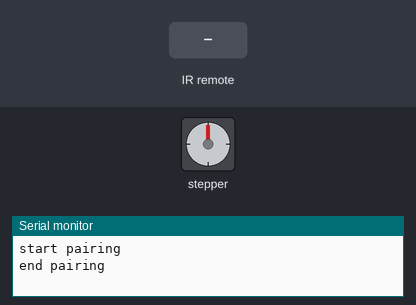
This sketch was run on a simulated Arduino Uno, built with avr-gcc and run on an emulated ATmega328P. On the bench: stepper motor, the last lines printed to the serial monitor. Wiring (inferred from the names in the program): IR receiver: data pin 2. The test bench sets the inputs (shaded band). Stepper angles assume 200 steps per turn.

Above: at 1.2 s.
1.3 s: infrared code 0xA received
At 2.4 s:
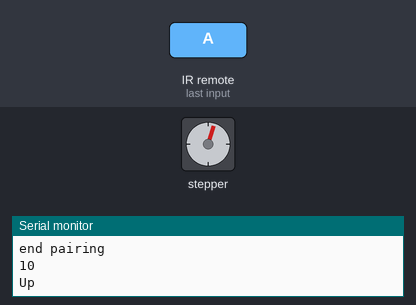
3.1 s: infrared code 0xA received
At 3.7 s:
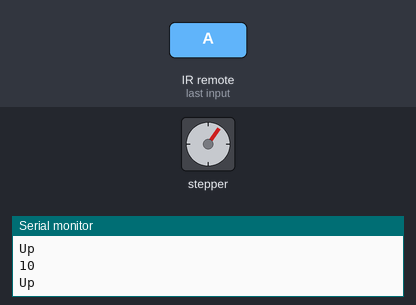
4.9 s: infrared code 0x5C received
At 6.5 s:
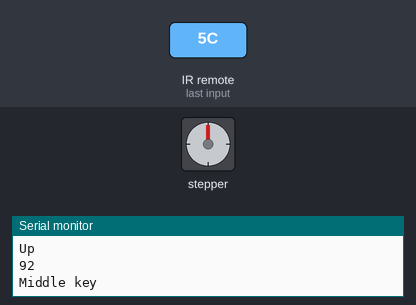
6.8 s: infrared code 0xC received
At 7.8 s:
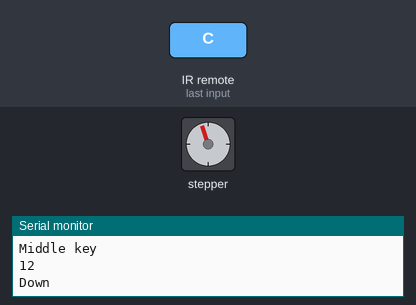
8.6 s: infrared code 0xC received
At 10.3 s:
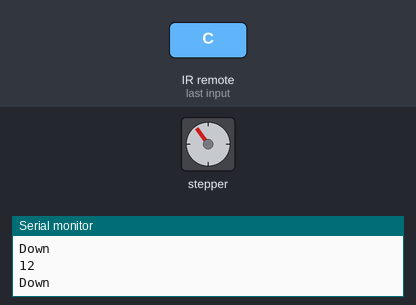
Timing chart, 0 to 11.4 s (numbered marks = the images above; inputs shaded):
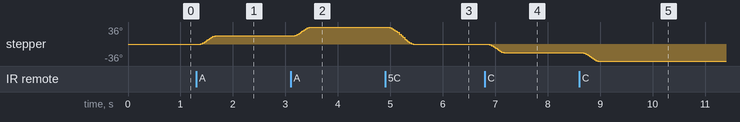

Measured:
- after the input at 1.3 s, stepper: turns 18° clockwise in 0.27 s, starting after 0.09 s
- after the input at 3.1 s, stepper: turns 18° clockwise in 0.27 s, starting after 0.09 s
- after the input at 4.9 s, stepper: turns 36° counter-clockwise in 0.45 s, starting after 0.09 s
- after the input at 6.8 s, stepper: turns 18° counter-clockwise in 0.27 s, starting after 0.09 s
- after the input at 8.6 s, stepper: turns 18° counter-clockwise in 0.27 s, starting after 0.09 s

The sketch:

irRemote.ino
```cpp
#include <SpeedyStepper.h>

// The PINs for the In-/Output
#define REMOTEPIN 2      // Pin for IR receiver (remote control)
#define LEDPIN 13         // Pin for LED
// the codes returned by getIRkey()
#define MENU 3
#define PLAY_PAUSE 5
#define VOLUME_UP 10
#define VOLUME_DOWN 12
#define REWIND 9
#define FAST_FORWARD 6
#define KEY_DELAY 0


// pairing options
#define pairingTime 0  // The time for the pairing during startup (in ms)
#define ledInterval 100   // The interval the LED is blinking during pairing

// The following variables for the remote control feature
int duration;             // Duration of the IR pulse
int mask;                 // Used to decode the remote signals
int c1;                   // Byte 1 of the 32-bit remote command code
int c2;                   // Byte 2 of the 32-bit remote command code
int c3;                   // Byte 3 of the 32-bit remote command code
int c4;                   // Byte 4 of the 32-bit remote command code
int IRkey;                // The unique code (Byte 3) of the remote key
int lastIRkey;
int previousIRkey;        // The previous code (used for repeat)

int currentID = 0;        // the current id of the remote
int pairingID = -1;       // the id of the remote it got from the pairing
const int MOTOR_STEP_PIN = 12;
const int MOTOR_DIRECTION_PIN = 13;
int repCount = 0;
int motorSpeedVar = 0;
SpeedyStepper stepper;
void setup() {
  stepper.connectToPins(MOTOR_STEP_PIN, MOTOR_DIRECTION_PIN);
  stepper.setStepsPerRevolution(200);
  stepper.setSpeedInRevolutionsPerSecond(10.0);
  stepper.setAccelerationInRevolutionsPerSecondPerSecond(10.0);

  Serial.begin(9600);
  pinMode(REMOTEPIN, INPUT);           // Pin for IR sensor
  pinMode(LEDPIN, OUTPUT);             // PIN for LED
  pinMode(13, OUTPUT);
  int ledState = LOW;                  // ledState used to set the LED
  unsigned long bootMillis = millis(); // Stores the time for the startup procedure
  unsigned long ledMillis = millis();  // Stores the time for the led-blink procedure
  unsigned long previousLedMillis = 0;

  digitalWrite(LEDPIN, LOW);
  Serial.println("start pairing");

  // on startup check during 5 sec for push button
  // if pushed = pairing to this remote
  while (millis() - bootMillis < pairingTime) {

    ledMillis = millis();

    if (ledMillis - previousLedMillis > ledInterval) {
      // save the last time you blinked the LED
      previousLedMillis = ledMillis;

      // if the LED is off turn it on and vice-versa:
      if (ledState == LOW) {

        ledState = HIGH;
      } else {

        ledState = LOW;
      }
      // set the LED with the ledState of the variable:
      digitalWrite(LEDPIN, ledState);
    }

    while (digitalRead(REMOTEPIN) == LOW) {

      IRkey = getIRkey();

      if (IRkey == MENU) {
        pairingID = currentID;
        bootMillis = 0;
        Serial.println("pairing successful");
      }
    }
  }

  Serial.println("end pairing");

  if (pairingID != -1 ) {
    digitalWrite(LEDPIN, HIGH); // if pairing = led on
  }
        stepper.setAccelerationInRevolutionsPerSecondPerSecond(1);
        stepper.setSpeedInRevolutionsPerSecond(1);
}


void loop() {

  while (digitalRead(REMOTEPIN) == LOW) {

    //  Serial.print("remote: ");
    //Serial.print(currentID);

    // Serial.print(" key: ");

    lastIRkey = IRkey;
    IRkey = getIRkey();
    if(IRkey == 255){
      IRkey = lastIRkey;
      repCount++;

    }
    else{
      repCount = 0;
    }
    if (IRkey != 255) {

      if (pairingID == -1 || pairingID == currentID) {
    stepper.setSpeedInRevolutionsPerSecond(1 + 1*motorSpeedVar);
    stepper.setAccelerationInRevolutionsPerSecondPerSecond(1 + 1*(ceil(motorSpeedVar/2)));
    Serial.println(IRkey);
        switch (IRkey) {
          // case 0 and 255 are "valid" cases from the code, but we do nothing in this switch statement
          case 1:
            Serial.println("Menu");
            break;
          case 3:
            //Serial.println("Middle key");
            break;

          case 92:
            Serial.println("Middle key");
          //  digitalWrite(13, !digitalRead(13));
           // motorSpeedVar = 0;
             stepper.moveToPositionInSteps(0);


            break;

          case 95:
            Serial.println("Pause");
            break;

          case 10:
            Serial.println("Up");
             stepper.setupMoveInSteps(stepper.getCurrentPositionInSteps()+10);
            //+0.036*(ceil(repCount/3))+(ceil((motorSpeedVar/5)))
            break;

          case 12:
            Serial.println("Down");
            stepper.setupMoveInSteps(stepper.getCurrentPositionInSteps()-10);
// + -0.036*(ceil(repCount/3))-(ceil((motorSpeedVar/5)))
            break;

          case 9:
            Serial.println("Left");
            break;

          case 6:
            Serial.println("Right");
            //motorSpeedVar++;
            break;
            case 5:
            break;

          default:
          ;
            //Serial.println("UPPPS");
            // Serial.println(IRkey);
        } // end switch
  while(!stepper.motionComplete())
  {

      stepper.processMovement();
    }
//`stepper.setCurrentPositionInSteps(0);
      } else {
        if (pairingID != currentID) {
          Serial.println("other remote used!");
        }
      }
    }

  } // End of remote control code
}


/*
  The following function defines a new pulseIn function because the pulseIn function in the Arduino
  library does not exit if there is a pulse that does not end. Typically, this would not cause any
  problems if you are reading true pulses, but because the remote code I wrote measures "UP pulses"
  there is a chance that some noise would trigger a single pulse where the current pulseIn function
  would hang.
  The reason is the following: the IR receiver when it is not receiving any signals outputs HIGH.
  If there is a signal (a real pulse), it outputs LOW and then HIGH. If I were to measure DOWN pulses,
  this would be fine, but because the NEC protocol in the Apple remote uses distance between pulses to
  codify its information, I measure the time between pulses which is an "UP pulse". In reality these UP
  pulses are not really pulses, but the time between the real pulses from the remote control.
  This code is taken from the Arduino code base (thanks to users in the Arduino forum) and modified to
  check for end of pulse
*/

unsigned long newpulseIn(uint8_t pin, uint8_t state, unsigned long timeout)
{
  uint8_t bit = digitalPinToBitMask(pin);
  uint8_t port = digitalPinToPort(pin);
  uint8_t stateMask = (state ? bit : 0);
  unsigned long width = 0;

  unsigned long numloops = 0;
  unsigned long maxloops = microsecondsToClockCycles(timeout) / 16;

  // wait for any previous pulse to end
  while ((*portInputRegister(port) & bit) == stateMask)
    if (numloops++ == maxloops)
      return 0;

  // wait for the pulse to start
  while ((*portInputRegister(port) & bit) != stateMask)
    if (numloops++ == maxloops)
      return 0;

  // wait for the pulse to stop
  while ((*portInputRegister(port) & bit) == stateMask) {
    if (width++ == maxloops) // added the check for end of pulse
      return 0;
  }
  return clockCyclesToMicroseconds(width * 20 + 16); // Recalibrated because of additional code
  // in the width loop
}


/*
  The following function returns the code from the Apple Aluminum remote control. The Apple remote is
  based on the NEC infrared remote protocol. Of the 32 bits (4 bytes) coded in the protocol, only the
  third byte corresponds to the keys. The function also handles errors due to noise (returns 255) and
  the repeat code (returns zero)

  The Apple remote returns the following codes:

   Up key:     238 135 011 089
   Down key:   238 135 013 089
   Left key:   238 135 008 089
   Right key:  238 135 007 089
   Center key: 238 135 093 089 followed by 238 135 004 089 (don't know why there is two commands)
   Menu key:   238 135 002 089
   Play key:   238 135 094 089 followed by 238 135 004 089 (don't know why there is two commands)
*/

int getIRkey() {
  c1 = 0;
  c2 = 0;
  c3 = 0;
  c4 = 0;
  duration = 1;
  while ((duration = newpulseIn(REMOTEPIN, HIGH, 15000)) < 2000 && duration != 0)
  {
    // Wait for start pulse
  }
  if (duration == 0)         // This is an error no start or end of pulse
    return (255);            // Use 255 as Error

  else if (duration < 3000)  // This is the repeat
    return (0);              // Use zero as the repeat code

  else if (duration < 5000) { // This is the command get the 4 byte
    mask = 1;
    for (int i = 0; i < 8; i++) {              // get 8 bits
      if (newpulseIn(REMOTEPIN, HIGH, 3000) > 1000)  // If "1" pulse
        c1 |= mask;                  // Put the "1" in position
      mask <<= 1;            // shift mask to next bit
    }
    mask = 1;
    for (int i = 0; i < 8; i++) {              // get 8 bits
      if (newpulseIn(REMOTEPIN, HIGH, 3000) > 1000)  // If "1" pulse
        c2 |= mask;                  // Put the "1" in position
      mask <<= 1;            // shift mask to next bit
    }
    mask = 1;
    for (int i = 0; i < 8; i++) {              // get 8 bits
      if (newpulseIn(REMOTEPIN, HIGH, 3000) > 1000)  // If "1" pulse
        c3 |= mask;                  // Put the "1" in position
      mask <<= 1;            // shift mask to next bit
    }
    mask = 1;
    for (int i = 0; i < 8; i++) {              // get 8 bits
      if (newpulseIn(REMOTEPIN, HIGH, 3000) > 1000)  // If "1" pulse
        c4 |= mask;                  // Put the "1" in position
      mask <<= 1;            // shift mask to next bit
    }
    // Serial.println(c1, HEX); //For debugging
    // Serial.println(c2, HEX); //For debugging
    // Serial.println(c3, HEX); //For debugging
    // Serial.println(c4, HEX); //For debugging -->> differ from remote to remote

    currentID = c4;

    return (c3);
  }
}
```
